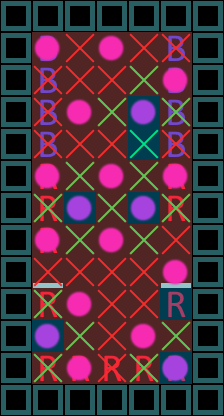

This game map was drawn from its Tiled (.tmx) file and the tilesets committed beside it. A one-line description and the full map source follow:
An orthogonal 7x13 tile map with 32x32 px tiles, 6 tile layers (bus, people, distancing, people, ...).

<map version="1.2" tiledversion="1.3.4" orientation="orthogonal" renderorder="right-down" width="7" height="13" tilewidth="32" tileheight="32" infinite="0" nextlayerid="9" nextobjectid="1">
 <tileset firstgid="1" source="rough sprites for level design.tsx" />
 <layer id="1" name="bus" width="7" height="13" locked="1">
  <data encoding="csv">
4,4,4,4,4,4,4,
4,1,0,0,0,1,4,
4,1,0,0,0,1,4,
4,1,0,0,0,1,4,
4,1,0,0,0,1,4,
4,2,0,0,0,2,4,
4,2,0,0,0,2,4,
4,2,0,0,0,0,4,
4,3,0,0,0,3,4,
4,2,0,0,0,2,4,
4,0,0,0,0,0,4,
4,2,2,2,2,2,4,
4,4,4,4,4,4,4
</data>
 </layer>
 <group id="5" name="Unmoveable">
  <layer id="6" name="people" width="7" height="13">
   <data encoding="csv">
0,0,0,0,0,0,0,
0,7,0,7,0,0,0,
0,0,0,0,0,7,0,
0,0,7,0,0,0,0,
0,0,0,0,0,0,0,
0,7,0,7,0,7,0,
0,0,0,0,0,0,0,
0,7,0,7,0,0,0,
0,0,0,0,0,7,0,
0,0,7,0,0,0,0,
0,0,0,0,7,0,0,
0,0,7,0,0,7,0,
0,0,0,0,0,0,0
</data>
  </layer>
  <layer id="7" name="distancing" width="7" height="13">
   <data encoding="csv">
0,0,0,0,0,0,0,
0,0,9,0,9,9,0,
0,9,9,9,9,0,0,
0,9,0,9,0,9,0,
0,9,9,9,0,9,0,
0,0,9,0,9,0,0,
0,9,0,9,0,9,0,
0,0,9,0,9,9,0,
0,9,9,9,9,0,0,
0,9,0,9,9,0,0,
0,0,9,9,0,9,0,
0,9,0,9,9,0,0,
0,0,0,0,0,0,0
</data>
  </layer>
 </group>
 <group id="4" name="Moveable">
  <layer id="2" name="people" width="7" height="13">
   <data encoding="csv">
0,0,0,0,0,0,0,
0,0,0,0,0,0,0,
0,0,0,0,0,0,0,
0,0,0,0,7,0,0,
0,0,0,0,0,0,0,
0,0,0,0,0,0,0,
0,0,7,0,7,0,0,
0,0,0,0,0,0,0,
0,0,0,0,0,0,0,
0,0,0,0,0,0,0,
0,7,0,0,0,0,0,
0,0,0,0,0,7,0,
0,0,0,0,0,0,0
</data>
  </layer>
  <layer id="3" name="distancing" width="7" height="13">
   <data encoding="csv">
0,0,0,0,0,0,0,
0,0,0,0,0,0,0,
0,0,0,0,10,0,0,
0,0,0,10,0,10,0,
0,0,0,0,10,0,0,
0,0,10,0,10,0,0,
0,10,0,10,0,10,0,
0,0,10,0,10,0,0,
0,0,0,0,0,0,0,
0,10,0,0,0,0,0,
0,0,10,0,0,10,0,
0,10,0,0,10,0,0,
0,0,0,0,0,0,0
</data>
  </layer>
 </group>
 <layer id="8" name="areas" width="7" height="13">
  <data encoding="csv">
0,0,0,0,0,0,0,
0,34,34,34,34,34,0,
0,34,34,34,34,34,0,
0,34,34,34,33,34,0,
0,34,34,34,33,34,0,
0,34,34,34,34,34,0,
0,34,33,34,33,34,0,
0,34,34,34,34,34,0,
0,34,34,34,34,34,0,
0,34,34,34,34,33,0,
0,33,34,34,34,34,0,
0,34,34,34,34,33,0,
0,0,0,0,0,0,0
</data>
 </layer>
</map>
